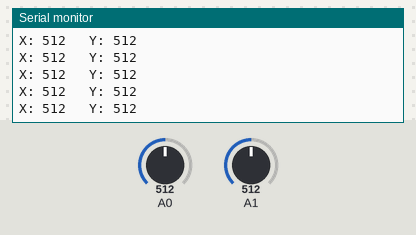
Simulated run of this sketch. Board: Arduino Uno, built with avr-gcc and run on an emulated ATmega328P. Shown: the last lines printed to the serial monitor. The test bench sets the inputs (shaded band); at power-on: A0 = 512, A1 = 512.

Above: at 1.2 s.
1.3 s: A0 set to 107
At 1.9 s:
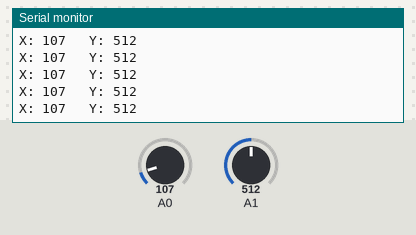
4.3 s: A0 set to 89
At 5.1 s:
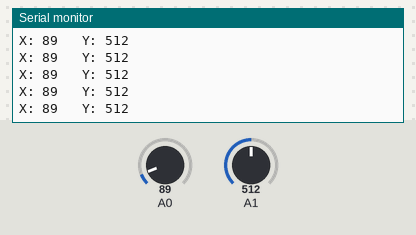
7.3 s: A1 set to 104
At 8.3 s:
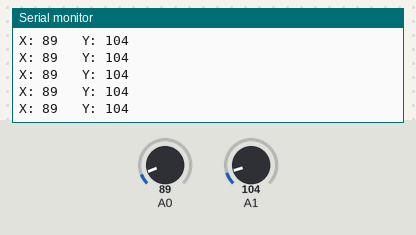
8.8 s: A1 set to 90
At 9.7 s:
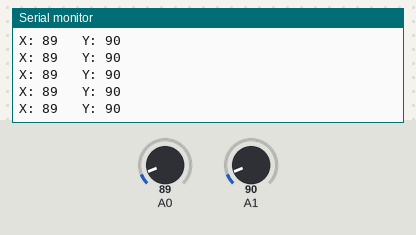
Timing chart, 0 to 11.8 s (numbered marks = the images above; inputs shaded):
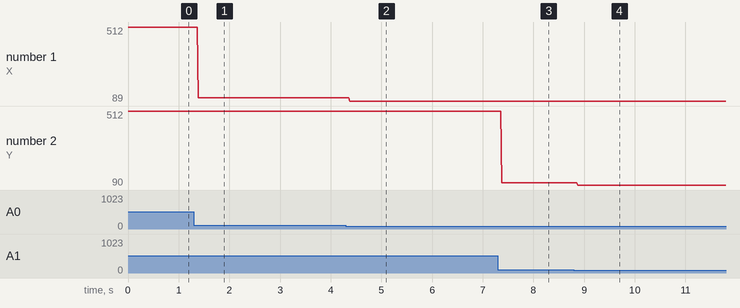

Measured:
- after the input at 1.3 s, the serial monitor: prints a new line after 0.08 s (image 1)
- after the input at 4.3 s, the serial monitor: prints a new line after 0.08 s (image 2)
- after the input at 7.3 s, the serial monitor: prints a new line after 0.07 s (image 3)
- after the input at 8.8 s, the serial monitor: prints a new line after 0.07 s (image 4)
- plotted number 1: 512 → 107 after the input at 1.3 s, 107 → 89 after the input at 4.3 s
- plotted number 2: 512 → 104 after the input at 7.3 s, 104 → 90 after the input at 8.8 s

The sketch:

laaArduinoTemplate.ino
```cpp
/*  GND -> GND
    5V  -> 5V
    VRx -> A0
    VRy -> A1
    SW  -> ...
*/

struct XY {
  int x;
  int y;
};

struct JoystickBase {
  XY pin;
  XY value;
};

JoystickBase myJoystick = {
  .pin = {A0, A1},
};

void setup() {
  Serial.begin(9600);

  pinMode(myJoystick.pin.x, INPUT);
  pinMode(myJoystick.pin.y, INPUT);
}

void loop() {
  myJoystick.value.x = analogRead(myJoystick.pin.x);
  myJoystick.value.y = analogRead(myJoystick.pin.y);

  Serial.println(
       "X: " + String(myJoystick.value.x) +
    "\t Y: " + String(myJoystick.value.y)
  );
};
```
